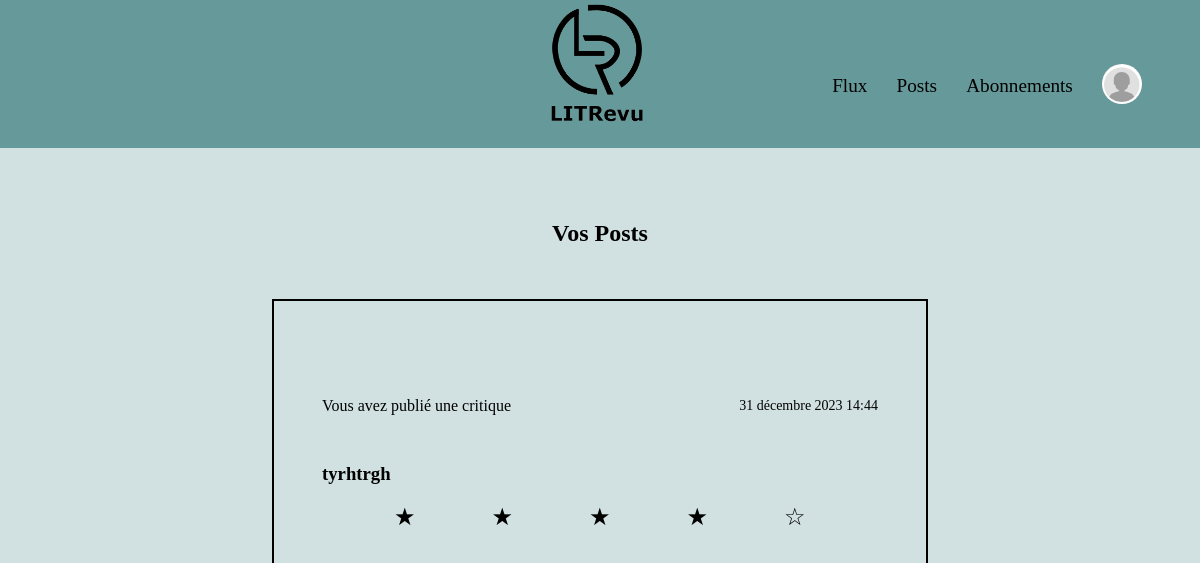
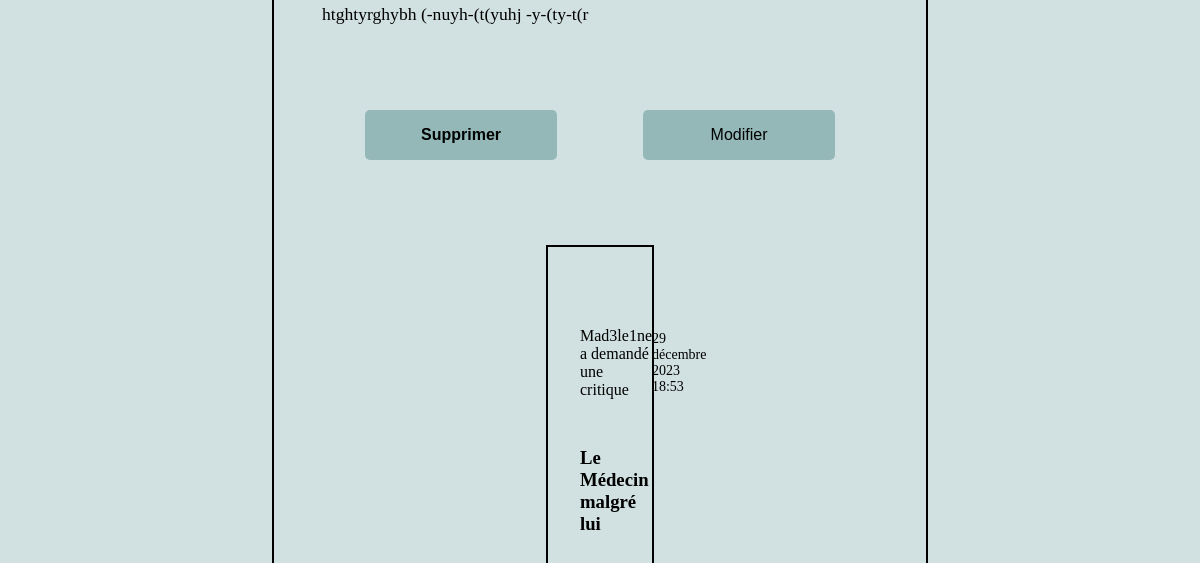
The page /posts/ (signed in, upper part) on the database as committed earlier (2 pictures, top to bottom).
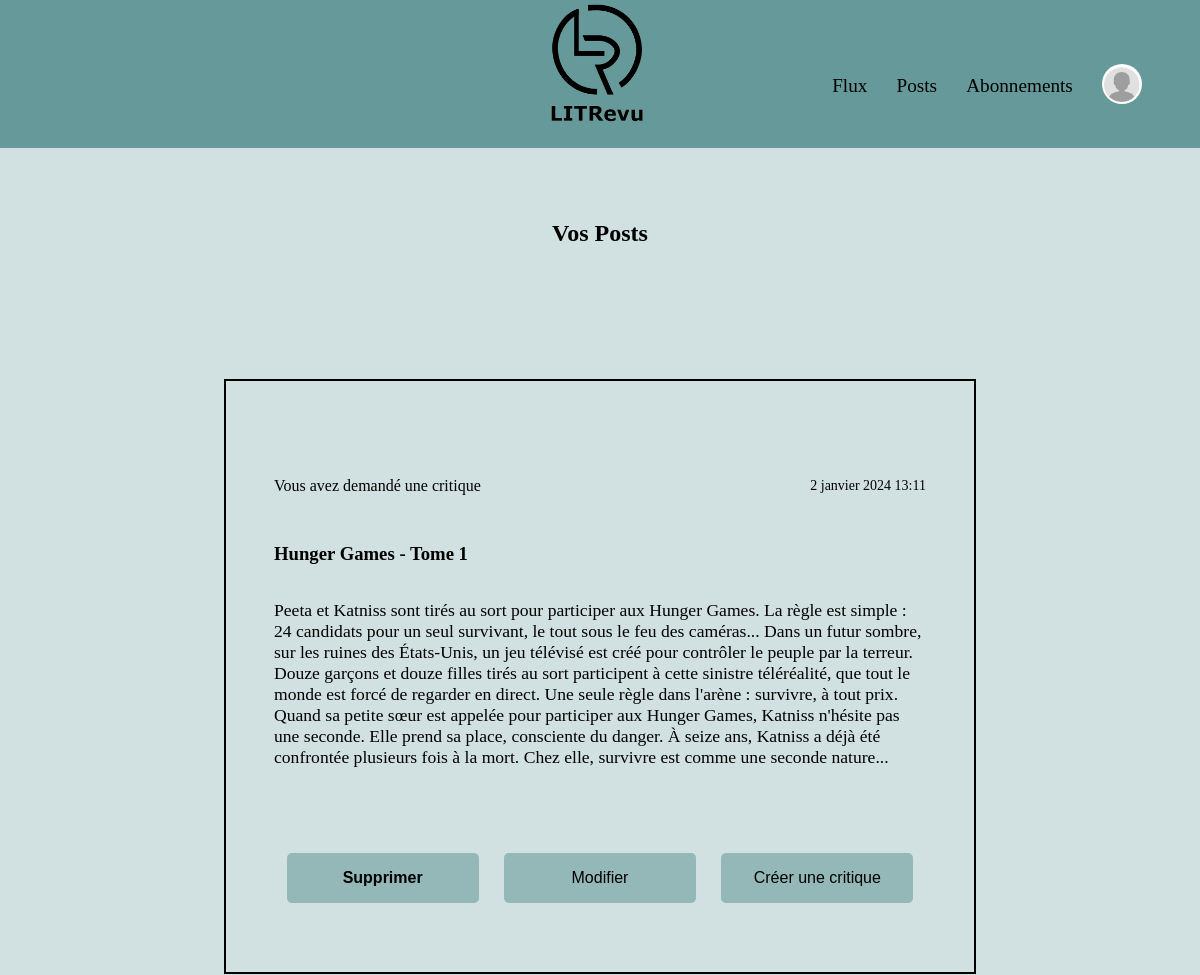
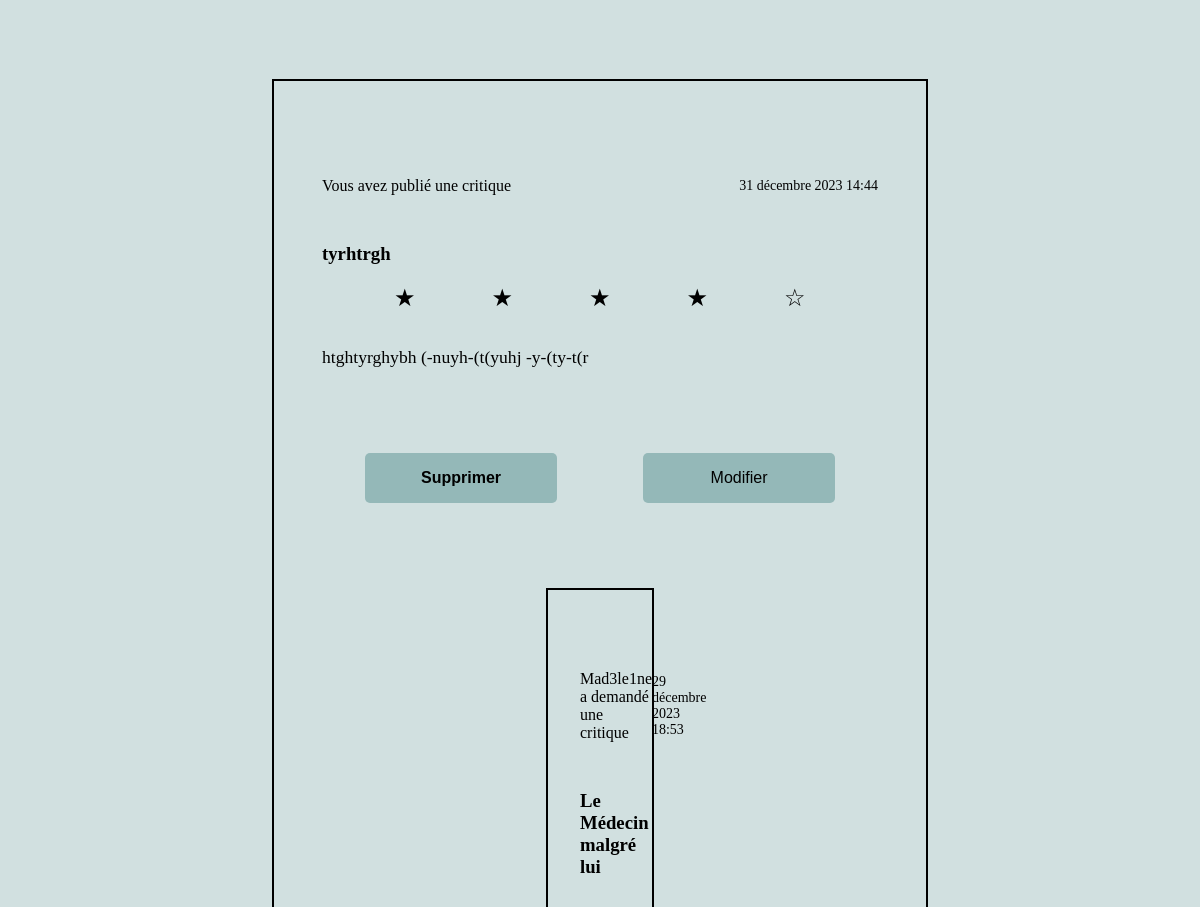
The same page on the database as committed later (2 pictures, top to bottom).
### app_web/models.py (models this page shows, shortened)
class Review(models.Model):
    ticket = models.ForeignKey(to=Ticket, on_delete=models.CASCADE)
    rating = models.PositiveSmallIntegerField(
        validators=[MinValueValidator(0), MaxValueValidator(5)])
    headline = models.CharField(max_length=128)
    body = models.CharField(max_length=8192, blank=True)
    user = models.ForeignKey(
        to=settings.AUTH_USER_MODEL, on_delete=models.CASCADE)
    time_created = models.DateTimeField(auto_now_add=True)

class Ticket(models.Model):
    title = models.CharField(max_length=128)
    description = models.TextField(max_length=2048, blank=True)
    user = models.ForeignKey(to=settings.AUTH_USER_MODEL, on_delete=models.CASCADE)
    image = models.ImageField(null=True, blank=True)
    time_created = models.DateTimeField(auto_now_add=True)
    IMAGE_MAX_SIZE = (800, 800)

### authentication/models.py (models this page shows, shortened)
class User(AbstractUser):
    following = models.ManyToManyField('self', through=UserFollows, related_name='followers')
    avatar = models.ImageField(upload_to='avatars/', null=True, blank=True)
    IMAGE_MAX_SIZE = (800, 800)

### app_web/views.py (the view)
# urls.py: path('posts/', app_web.views.posts_view, name='posts'),
@login_required
def posts_view(request):
    user_tickets = Ticket.objects.filter(user=request.user)
    user_reviews = Review.objects.filter(user=request.user)
    posts = [{'post': user_ticket, 'post_type': 'TICKET'} for user_ticket in user_tickets] + \
            [{'post': user_review, 'post_type': 'REVIEW'} for user_review in user_reviews]
    posts.sort(key=lambda x: x['post'].time_created, reverse=True)
    for post in posts:
        if post['post_type'] == 'REVIEW':
            post['stars'] = {
                'filled_stars': range(post['post'].rating),
                'empty_stars': range(5 - post['post'].rating)
            }
        elif post['post_type'] == 'TICKET':
            reviews = post['post'].review_set.all()
            if reviews:
                average_rating = sum(review.rating for review in reviews) / len(reviews)
                post['stars'] = {
                    'filled_stars': range(int(average_rating)),
                    'empty_stars': range(int(5 - average_rating))
                }
    return render(request, 'app_web/posts.html', {'posts': posts})

### app_web/templates/app_web/posts.html (shortened to what this page needs)
{% extends 'base.html' %}
{% block content %}
<h2>Vos Posts</h2>
<div class="msg">
</div>
<div class="block">
  {% for post in posts %}
    {% if post.post_type == 'TICKET' %}
        <div class="ticket">
          {% include 'app_web/ticket_snippet.html' with ticket=post.post %}
      </div>
    {% elif post.post_type == 'REVIEW' %}
      <div class="review blk">
      {% include 'app_web/review_snippet.html' with review=post.post %}
        <div class="in ticket">
          {% include 'app_web/ticket_snippet.html' with ticket=post.post.ticket %}
        </div>
      </div>
      {% endif %}
  {% endfor %}
</div>
{% endblock content %}

### app_web/templates/app_web/ticket_snippet.html (shortened to what this page needs)
<div class="block-snippet">
    <div >
        <div class="title-block">
            {% if ticket.user == request.user %}
                <p>Vous avez demandé une critique</p>
            {% else %}
                  <p>{{ ticket.user }} a demandé une critique</p>
            {% endif %}
            <p class="time">{{ ticket.time_created }}</p>
        </div>
        <h3>{{ ticket.title }}</h3>
    </div>
    <p class="desc">{{ ticket.description }}</p>
    <div class="btn-snippet">
        <div>
            {% if ticket.user == request.user %}
                <form method="post" action="{% url 'ticket_delete' ticket.id %}">
                    <button type="submit" class="delete btn-add">Supprimer</button>
                </form>
        </div>
        <div>
                <button onclick="window.location.href='{% url 'ticket_update' ticket.id %}'" class="btn-add">Modifier</button>
            {% endif %}
        </div>
        <div>
            {% if not ticket.review_set.all %}
                <button onclick="window.location.href='{% url 'review' ticket.id %}'" class="btn-add">Créer une critique</button>
            {% endif %}
        </div>
    </div>
</div>

### app_web/templates/app_web/review_snippet.html (shortened to what this page needs)
<div class="block-snippet">
    <div>
        <div class="title-block">
            {% if review.user == request.user %}
                <p>Vous avez publié une critique</p>
            {% else %}
                <p>{{ review.user }} a publié une critique</p>
            {% endif %}
            <p class="time">{{ review.time_created }}</p>
        </div>
        <div class="rating">
            <h3>{{ review.headline }}</h3>
            <div>
                {% for star in post.stars.filled_stars %}
                    <span class="star filled">&#9733;</span>
                {% endfor %}
                {% for star in post.stars.empty_stars %}
                    <span class="star">&#x2606;</span>
                {% endfor %}
            </div>
        </div>
    </div>
    <p class="desc">{{ review.body }}</p>
    <div class="btn-snippet">
        <div>
            {% if review.user == request.user %}
                <form method="post" action="{% url 'review_delete' review.id %}">
                    <button type="submit" class="delete btn-add">Supprimer</button>
                </form>
        </div>
        <div>
                <button onclick="window.location.href='{% url 'review_update' review.id %}'" class="btn-add">Modifier</button>
            {% endif %}
        </div>
    </div>
</div>

Rows that differ between the two databases and show on the page:
added Ticket: shows "Vous avez demandé une critique", time_created "2 janvier 2024 13:11", title "Hunger Games - Tome 1", description "Peeta et Katniss sont tirés au sort pour participer aux Hunger Games. La règle est simple : 24 candidats pour un seul survivant, le tout sous le feu des caméras... Dans un futur sombre, sur les ruines des États-Unis, un jeu télévisé est créé pour contrôler le peuple par la terreur. Douze garçons et douze filles tirés au sort participent à cette sinistre téléréalité, que tout le monde est forcé de regarder en direct. Une seule règle dans l'arène : survivre, à tout prix. Quand sa petite sœur est appelée pour participer aux Hunger Games, Katniss n'hésite pas une seconde. Elle prend sa place, consciente du danger. À seize ans, Katniss a déjà été confrontée plusieurs fois à la mort. Chez elle,…", shows "Supprimer", shows "Créer une critique"
